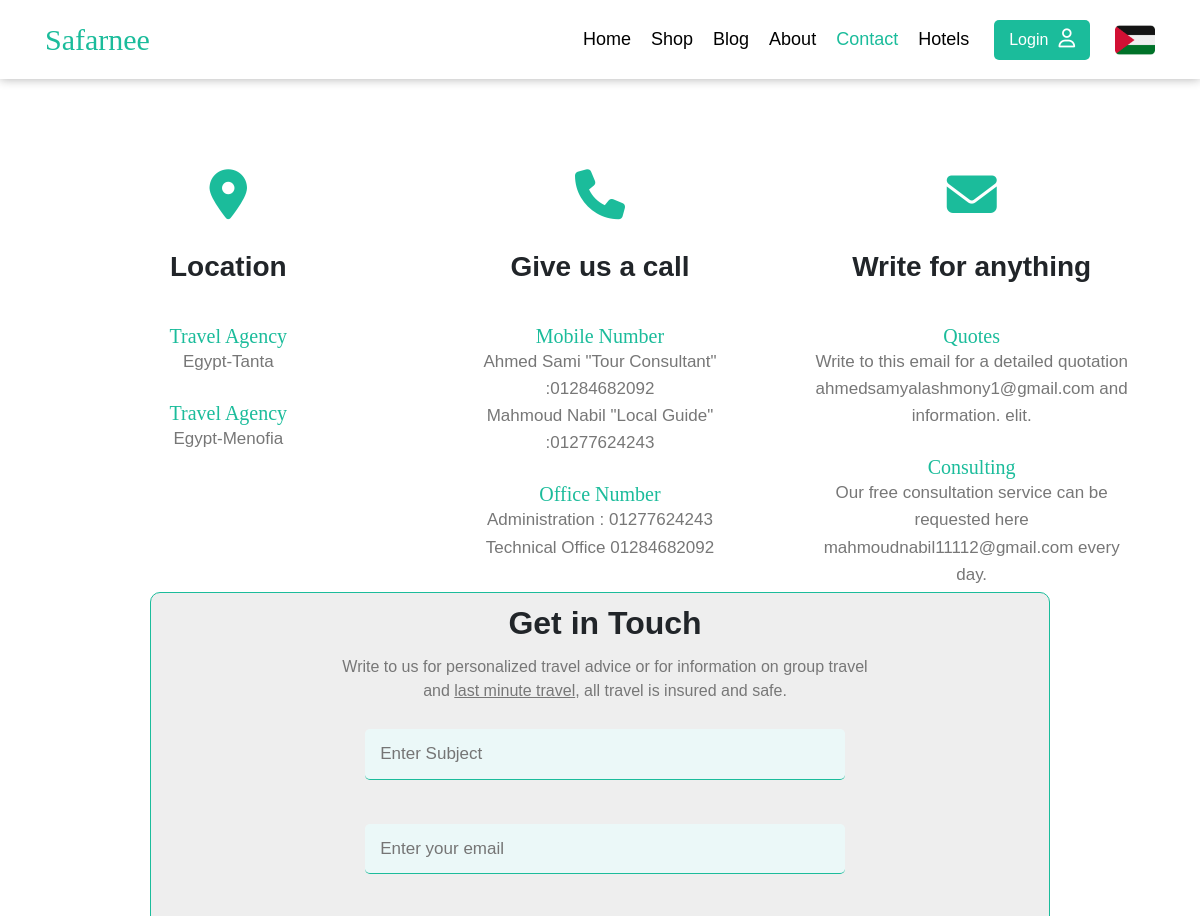
The app's page /contact/ (upper part), older data.
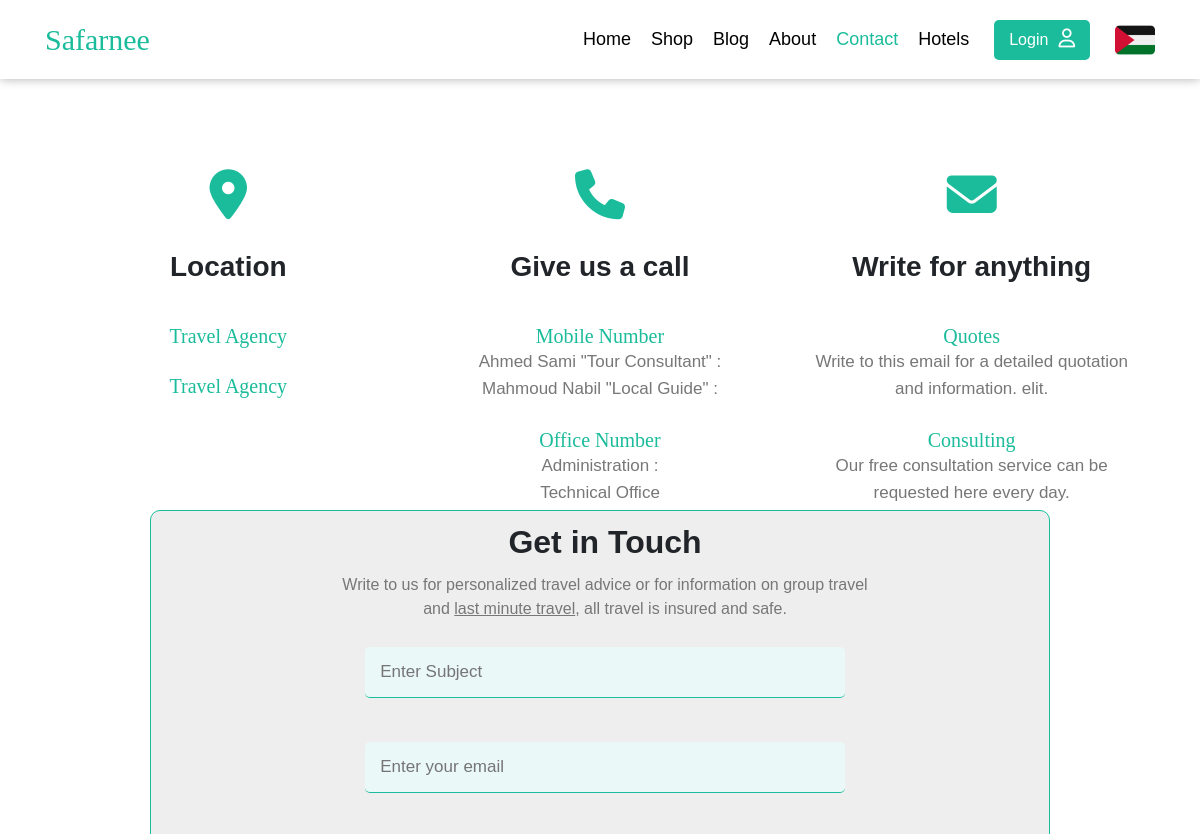
The same page, newer data.
### contact/models.py (models this page shows, shortened)
class Info(models.Model):
    place=models.CharField( max_length=50)
    phone_number=models.CharField( max_length=20)
    email=models.EmailField( max_length=254)
    class Meta:
        verbose_name=("Info")
        verbose_name_plural=("Infos")

### contact/views.py (the view, shortened to what this page needs)
# urls.py: path('/',views.contact,name='contact')
def contact(request):
    myinfo = Info.objects.first()
    myinfo2 = Info.objects.last()
    return render(request, 'contact.html', {'myinfo': myinfo, 'myinfo2': myinfo2})

### contact/templates/contact.html (shortened to what this page needs)
{% extends 'base.html' %}
{% load static %}
{% block add %}
<link rel="stylesheet" href="{% static 'CSS/contact.css' %}">
{% endblock add %}
  {% block content %}
    <div class="features">
        <div class="container">
          <div class="feat">
            <i class="fa-solid fa-location-dot"></i>
            <h3>Location</h3>
            <h5>Travel Agency</h5>
            <p>
              {{myinfo.place}}
            </p>
            <h5>Travel Agency</h5>
            <p>
              {{myinfo2.place}}
            </p>
          </div>
          <div class="feat">
            <i class="fa-solid fa-phone"></i>
            <h3>Give us a call</h3>
            <h5>Mobile Number</h5>
            <p>
              Ahmed Sami "Tour Consultant" :{{myinfo2.phone_number}}
              <br />
              Mahmoud Nabil "Local Guide" :{{myinfo.phone_number}}
            </p>
            <h5>Office Number</h5>
            <p>
              Administration : {{myinfo.phone_number}}
              <br />
              Technical Office {{myinfo2.phone_number}}
            </p>
          </div>
          <div class="feat">
            <i class="fa-solid fa-envelope"></i>
            <h3>Write for anything</h3>
            <h5>Quotes</h5>
            <p>
              Write to this email for a detailed quotation {{myinfo2.email}} and
              information. elit.
            </p>
            <h5>Consulting</h5>
            <p>
              Our free consultation service can be requested here
              {{myinfo.email}} every day.
            </p>
          </div>
        </div>
    </div>
    <div class="parent">
      <div class="form">
        <h1>Get in Touch</h1>
        <p>
          Write to us for personalized travel advice or for information on
          group travel <br />and <span>last minute travel</span>, all travel
          is insured and safe.
        </p>
        <form method="POST">
        <div>
          <input class="foc" name="subject" type="text" placeholder="Enter Subject" required/>
        </div>
        <br />
        <div>
          <input class="foc" name="email" type="email" placeholder="Enter your email" required/>
        </div>
        <br />
        <div>
        </div>
        <br />
      </form>
      </div>
    </div>
    {% endblock content %}

Row changes from the older to the newer data that the page shows:
removed Info: place "Egypt-Tanta", phone_number "01277624243", email "mahmoudnabil11112@gmail.com"
removed Info: place "Egypt-Menofia", phone_number "01284682092", email "ahmedsamyalashmony1@gmail.com"
